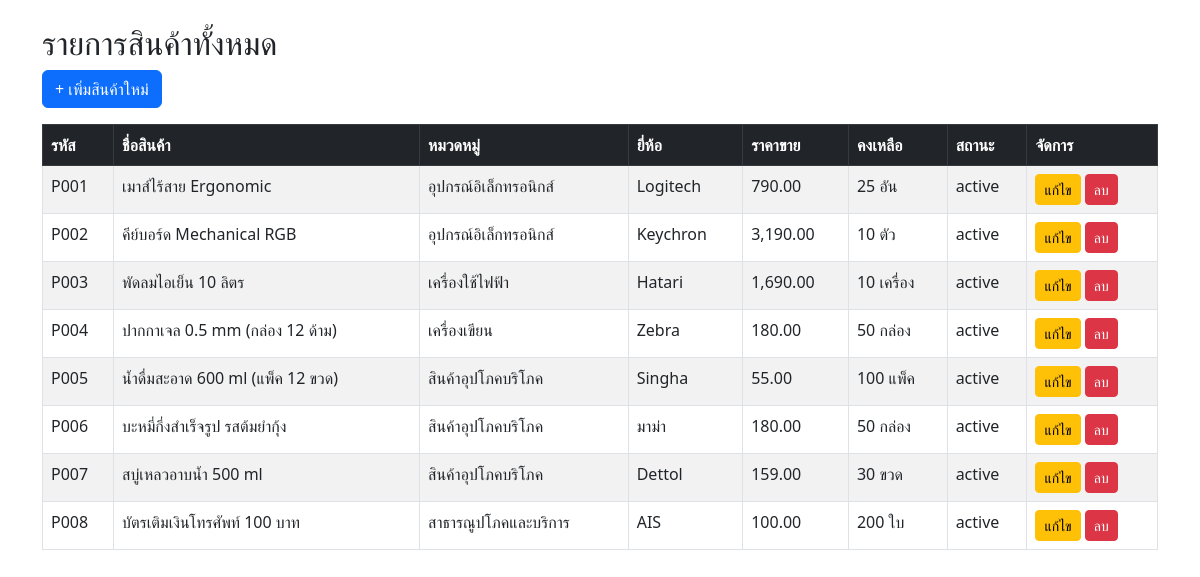
The page / on the database its author committed.
### tables this page shows
CREATE TABLE `products` (
  `product_id` int(11) NOT NULL,
  `category_id` int(11) NOT NULL,
  `product_code` varchar(20) NOT NULL,
  `product_name` varchar(150) NOT NULL,
  `brand` varchar(50) DEFAULT NULL,
  `cost_price` decimal(10,2) NOT NULL DEFAULT 0.00,
  `selling_price` decimal(10,2) NOT NULL DEFAULT 0.00,
  `stock_quantity` int(11) NOT NULL DEFAULT 0,
  `unit` varchar(20) DEFAULT 'ชิ้น',
  `detail` text DEFAULT NULL,
  `status` enum('active','inactive') DEFAULT 'active',
  `updated_at` datetime DEFAULT current_timestamp() ON UPDATE current_timestamp()
);

CREATE TABLE `categories` (
  `category_id` int(11) NOT NULL,
  `category_name` varchar(100) NOT NULL,
  `category_description` text DEFAULT NULL,
  `created_at` timestamp NOT NULL DEFAULT current_timestamp()
);

### index.php (the view, shortened to what this page needs)
<?php
require_once 'config.php';
$stmt = $conn->prepare("SELECT p.*, c.category_name FROM products p JOIN categories c ON p.category_id = c.category_id");
$stmt->execute();
$products = $stmt->fetchAll(PDO::FETCH_ASSOC);
?>
<!DOCTYPE html>
<html lang="th">
<head>
    <link rel="stylesheet" href="https://cdn.jsdelivr.net/npm/bootstrap@5.3.0/dist/css/bootstrap.min.css">
</head>
<body class="container mt-4">
    <h2>รายการสินค้าทั้งหมด</h2>
    <a href="add.php" class="btn btn-primary mb-3">+ เพิ่มสินค้าใหม่</a>
    <table class="table table-bordered table-striped">
        <thead class="table-dark">
            <tr>
                <th>รหัส</th>
                <th>ชื่อสินค้า</th>
                <th>หมวดหมู่</th>
                <th>ยี่ห้อ</th>
                <th>ราคาขาย</th>
                <th>คงเหลือ</th>
                <th>สถานะ</th>
                <th>จัดการ</th>
            </tr>
        </thead>
        <tbody>
            <?php foreach ($products as $row): ?>
            <tr>
                <td><?= $row['product_code'] ?></td>
                <td><?= $row['product_name'] ?></td>
                <td><?= $row['category_name'] ?></td>
                <td><?= $row['brand'] ?></td>
                <td><?= number_format($row['selling_price'], 2) ?></td>
                <td><?= $row['stock_quantity'] ?> <?= $row['unit'] ?></td>
                <td><?= $row['status'] ?></td>
                <td>
                    <a href="edit.php?id=<?= $row['product_id'] ?>" class="btn btn-warning btn-sm">แก้ไข</a>
                    <a href="index.php?delete_id=<?= $row['product_id'] ?>" class="btn btn-danger btn-sm" onclick="return confirm('ยืนยันการลบ?')">ลบ</a>
                </td>
            </tr>
            <?php endforeach; ?>
        </tbody>
    </table>
</body>
</html>

### rows shown on the page
products: product_code "P001", product_name "เมาส์ไร้สาย Ergonomic", category.category_name "อุปกรณ์อิเล็กทรอนิกส์", brand "Logitech", selling_price "790.00", stock_quantity "25", unit "อัน", status "active"
products: product_code "P002", product_name "คีย์บอร์ด Mechanical RGB", category.category_name "อุปกรณ์อิเล็กทรอนิกส์", brand "Keychron", selling_price "3,190.00", stock_quantity "10", unit "ตัว", status "active"
products: product_code "P003", product_name "พัดลมไอเย็น 10 ลิตร", category.category_name "เครื่องใช้ไฟฟ้า", brand "Hatari", selling_price "1,690.00", stock_quantity "10", unit "เครื่อง", status "active"
products: product_code "P004", product_name "ปากกาเจล 0.5 mm (กล่อง 12 ด้าม)", category.category_name "เครื่องเขียน", brand "Zebra", selling_price "180.00", stock_quantity "50", unit "กล่อง", status "active"
products: product_code "P005", product_name "น้ำดื่มสะอาด 600 ml (แพ็ค 12 ขวด)", category.category_name "สินค้าอุปโภคบริโภค", brand "Singha", selling_price "55.00", stock_quantity "100", unit "แพ็ค", status "active"
products: product_code "P006", product_name "บะหมี่กึ่งสำเร็จรูป รสต้มยำกุ้ง", category.category_name "สินค้าอุปโภคบริโภค", brand "มาม่า", selling_price "180.00", stock_quantity "50", unit "กล่อง", status "active"
products: product_code "P007", product_name "สบู่เหลวอาบน้ำ 500 ml", category.category_name "สินค้าอุปโภคบริโภค", brand "Dettol", selling_price "159.00", stock_quantity "30", unit "ขวด", status "active"
products: product_code "P008", product_name "บัตรเติมเงินโทรศัพท์ 100 บาท", category.category_name "สาธารณูปโภคและบริการ", brand "AIS", selling_price "100.00", stock_quantity "200", unit "ใบ", status "active"
